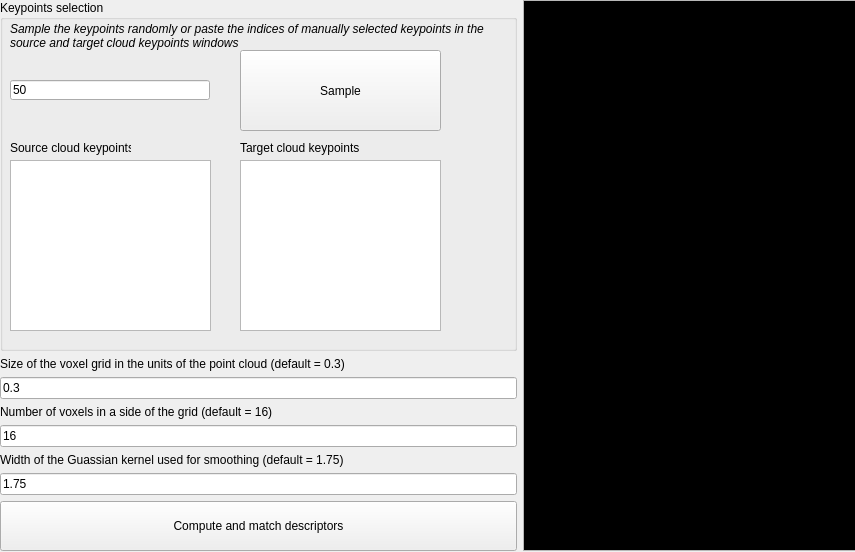
<?xml version="1.0" encoding="UTF-8"?>
<ui version="4.0">
 <class>Form</class>
 <widget class="QWidget" name="Form">
  <property name="geometry">
   <rect>
    <x>0</x>
    <y>0</y>
    <width>855</width>
    <height>552</height>
   </rect>
  </property>
  <property name="windowTitle">
   <string>3DSmoothNet correspondence search</string>
  </property>
  <property name="locale">
   <locale language="English" country="UnitedStates"/>
  </property>
  <widget class="QWidget" name="gridLayoutWidget">
   <property name="geometry">
    <rect>
     <x>0</x>
     <y>0</y>
     <width>873</width>
     <height>551</height>
    </rect>
   </property>
   <layout class="QGridLayout" name="gridLayout">
    <item row="0" column="0">
     <widget class="QGroupBox" name="groupBox">
      <property name="sizePolicy">
       <sizepolicy hsizetype="Expanding" vsizetype="Expanding">
        <horstretch>0</horstretch>
        <verstretch>0</verstretch>
       </sizepolicy>
      </property>
      <property name="title">
       <string>Keypoints selection</string>
      </property>
      <property name="alignment">
       <set>Qt::AlignLeading|Qt::AlignLeft|Qt::AlignTop</set>
      </property>
      <property name="flat">
       <bool>false</bool>
      </property>
      <property name="checkable">
       <bool>false</bool>
      </property>
      <widget class="QLineEdit" name="qt_number_of_keypoints_edit">
       <property name="geometry">
        <rect>
         <x>10</x>
         <y>80</y>
         <width>200</width>
         <height>20</height>
        </rect>
       </property>
       <property name="maximumSize">
        <size>
         <width>200</width>
         <height>16777215</height>
        </size>
       </property>
       <property name="text">
        <string>50</string>
       </property>
       <property name="placeholderText">
        <string># keypoints</string>
       </property>
      </widget>
      <widget class="QPushButton" name="qt_sample_keypoints_button">
       <property name="geometry">
        <rect>
         <x>240</x>
         <y>50</y>
         <width>201</width>
         <height>81</height>
        </rect>
       </property>
       <property name="text">
        <string>Sample</string>
       </property>
      </widget>
      <widget class="QTextEdit" name="qt_src_keypoints_edit">
       <property name="geometry">
        <rect>
         <x>10</x>
         <y>160</y>
         <width>201</width>
         <height>171</height>
        </rect>
       </property>
      </widget>
      <widget class="QTextEdit" name="qt_tgt_keypoints_edit">
       <property name="geometry">
        <rect>
         <x>240</x>
         <y>160</y>
         <width>201</width>
         <height>171</height>
        </rect>
       </property>
      </widget>
      <widget class="QLabel" name="label">
       <property name="geometry">
        <rect>
         <x>10</x>
         <y>140</y>
         <width>121</width>
         <height>16</height>
        </rect>
       </property>
       <property name="text">
        <string>Source cloud keypoints</string>
       </property>
      </widget>
      <widget class="QLabel" name="label_2">
       <property name="geometry">
        <rect>
         <x>240</x>
         <y>140</y>
         <width>121</width>
         <height>16</height>
        </rect>
       </property>
       <property name="text">
        <string>Target cloud keypoints</string>
       </property>
      </widget>
      <widget class="QLabel" name="label_6">
       <property name="geometry">
        <rect>
         <x>10</x>
         <y>20</y>
         <width>481</width>
         <height>31</height>
        </rect>
       </property>
       <property name="font">
        <font>
         <italic>true</italic>
        </font>
       </property>
       <property name="text">
        <string>Sample the keypoints randomly or paste the indices of manually selected keypoints in the source and target cloud keypoints windows</string>
       </property>
       <property name="wordWrap">
        <bool>true</bool>
       </property>
      </widget>
     </widget>
    </item>
    <item row="1" column="0" rowspan="2">
     <layout class="QGridLayout" name="gridLayout_3">
      <item row="6" column="0">
       <widget class="QLineEdit" name="qt_gaussian_width_edit">
        <property name="text">
         <string>1.75</string>
        </property>
       </widget>
      </item>
      <item row="1" column="0">
       <widget class="QLineEdit" name="qt_voxel_size_edit">
        <property name="text">
         <string>0.3</string>
        </property>
       </widget>
      </item>
      <item row="4" column="0">
       <widget class="QLineEdit" name="qt_number_of_voxels_edit">
        <property name="text">
         <string>16</string>
        </property>
       </widget>
      </item>
      <item row="2" column="0">
       <widget class="QLabel" name="label_4">
        <property name="text">
         <string>Number of voxels in a side of the grid (default = 16)</string>
        </property>
       </widget>
      </item>
      <item row="0" column="0">
       <widget class="QLabel" name="label_3">
        <property name="text">
         <string>Size of the voxel grid in the units of the point cloud (default = 0.3)</string>
        </property>
       </widget>
      </item>
      <item row="5" column="0">
       <widget class="QLabel" name="label_5">
        <property name="text">
         <string>Width of the Guassian kernel used for smoothing (default = 1.75)</string>
        </property>
       </widget>
      </item>
      <item row="7" column="0">
       <widget class="QPushButton" name="qt_compute_descriptors_button">
        <property name="sizePolicy">
         <sizepolicy hsizetype="Minimum" vsizetype="Minimum">
          <horstretch>0</horstretch>
          <verstretch>0</verstretch>
         </sizepolicy>
        </property>
        <property name="minimumSize">
         <size>
          <width>0</width>
          <height>50</height>
         </size>
        </property>
        <property name="text">
         <string>Compute and match descriptors</string>
        </property>
       </widget>
      </item>
     </layout>
    </item>
    <item row="0" column="1" rowspan="3">
     <widget class="QTextEdit" name="qt_console">
      <property name="sizePolicy">
       <sizepolicy hsizetype="Fixed" vsizetype="Expanding">
        <horstretch>0</horstretch>
        <verstretch>0</verstretch>
       </sizepolicy>
      </property>
      <property name="minimumSize">
       <size>
        <width>350</width>
        <height>0</height>
       </size>
      </property>
      <property name="palette">
       <palette>
        <active>
         <colorrole role="WindowText">
          <brush brushstyle="SolidPattern">
           <color alpha="255">
            <red>255</red>
            <green>255</green>
            <blue>255</blue>
           </color>
          </brush>
         </colorrole>
         <colorrole role="Light">
          <brush brushstyle="SolidPattern">
           <color alpha="255">
            <red>255</red>
            <green>255</green>
            <blue>255</blue>
           </color>
          </brush>
         </colorrole>
         <colorrole role="Text">
          <brush brushstyle="SolidPattern">
           <color alpha="255">
            <red>255</red>
            <green>255</green>
            <blue>255</blue>
           </color>
          </brush>
         </colorrole>
         <colorrole role="Base">
          <brush brushstyle="SolidPattern">
           <color alpha="255">
            <red>0</red>
            <green>0</green>
            <blue>0</blue>
           </color>
          </brush>
         </colorrole>
        </active>
        <inactive>
         <colorrole role="WindowText">
          <brush brushstyle="SolidPattern">
           <color alpha="255">
            <red>255</red>
            <green>255</green>
            <blue>255</blue>
           </color>
          </brush>
         </colorrole>
         <colorrole role="Light">
          <brush brushstyle="SolidPattern">
           <color alpha="255">
            <red>255</red>
            <green>255</green>
            <blue>255</blue>
           </color>
          </brush>
         </colorrole>
         <colorrole role="Text">
          <brush brushstyle="SolidPattern">
           <color alpha="255">
            <red>255</red>
            <green>255</green>
            <blue>255</blue>
           </color>
          </brush>
         </colorrole>
         <colorrole role="Base">
          <brush brushstyle="SolidPattern">
           <color alpha="255">
            <red>0</red>
            <green>0</green>
            <blue>0</blue>
           </color>
          </brush>
         </colorrole>
        </inactive>
        <disabled>
         <colorrole role="WindowText">
          <brush brushstyle="SolidPattern">
           <color alpha="255">
            <red>120</red>
            <green>120</green>
            <blue>120</blue>
           </color>
          </brush>
         </colorrole>
         <colorrole role="Light">
          <brush brushstyle="SolidPattern">
           <color alpha="255">
            <red>255</red>
            <green>255</green>
            <blue>255</blue>
           </color>
          </brush>
         </colorrole>
         <colorrole role="Text">
          <brush brushstyle="SolidPattern">
           <color alpha="255">
            <red>120</red>
            <green>120</green>
            <blue>120</blue>
           </color>
          </brush>
         </colorrole>
         <colorrole role="Base">
          <brush brushstyle="SolidPattern">
           <color alpha="255">
            <red>240</red>
            <green>240</green>
            <blue>240</blue>
           </color>
          </brush>
         </colorrole>
        </disabled>
       </palette>
      </property>
     </widget>
    </item>
   </layout>
  </widget>
 </widget>
 <resources/>
 <connections/>
</ui>
